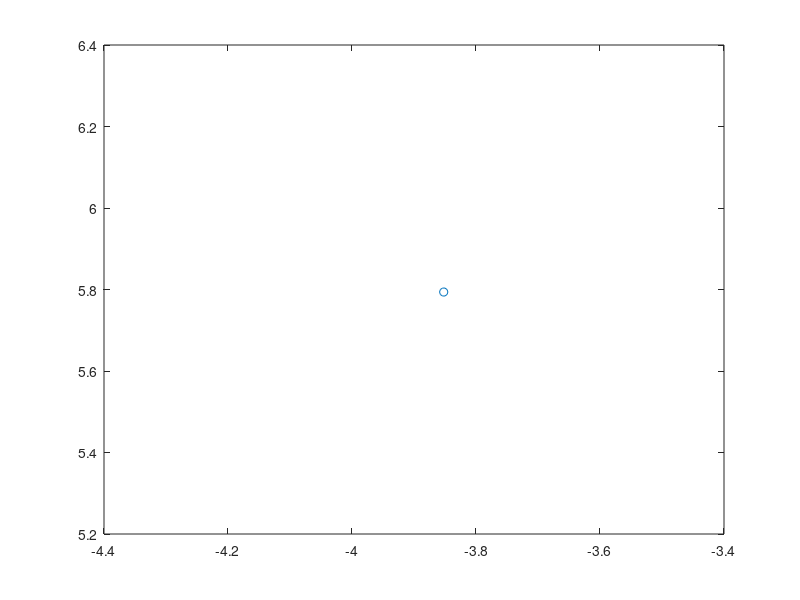

Reproduce this figure in MATLAB. (Note: this script raises an error after producing the figure.)
%
% Simulate MIMO feedback eigenvalues
%
clear;

% x = -10:1:2;
% x = [0.01,0.1,0.2,0.5,1];
% x = logspace(-2,1,100);
x = 1;
Nruns = numel(x);

dt = 2^13/125e6;
CONV = 1.6/(2^10 - 1);

E = [];VD = [];
for nn = 1:Nruns

    Gmeas = 1e5*[7.1728,-1.5479,-3.6227;-0.7099,-6.1451,-1.4022;0.0047,-0.0276,0.0918];
    G = Gmeas.*(1 + 0.0*randn(size(Gmeas)));
    tc = [0.1298,0.1256,0.1309];
    
    target_low_pass_freqs = x(nn)*[1,1,0.1];
    Ki_target = diag(2*pi*target_low_pass_freqs*dt/CONV);

    Ktmp = Gmeas\Ki_target;
    Kint = zeros(3);

    Dint = zeros(3,1);
    for row = 1:size(Kint,1)
        Dmin = min(abs(round(log2(abs(Ktmp(row,:))))));
        Dmax = max(abs(round(log2(abs(Ktmp(row,:))))));
        if Dmax - Dmin > 7
            Dint(row) = Dmax;
        else
            Dint(row) = Dmin + 7;
        end
        Kint(row,:) = Ktmp(row,:).*2.^Dint(row);
        if any(abs(Kint(row,:)) > 120)
            Dint(row) = Dint(row) - ceil(log2(max(abs(Kint(row,:)))/120));
            Kint(row,:) = Ktmp(row,:).*2.^Dint(row);
        end
    end

%     Kint = [23,-9,77;-5,-52,-97;-1,-4,87];
%     Dint = [26,27,25];
    
    K = zeros(size(G));
    for row = 1:size(K,1)
        K(row,:) = Kint(row,:)./2.^Dint(row);
    end
    K = K*CONV/dt;
    
    Decay = diag(1./tc);
    L = Decay*G*K;
    
    
    I = eye(size(K));
    M = [zeros(size(K)),I;-L,-Decay];
    E(:,nn) = eig(M);
%     Mstore(:,:,nn) = M;
%     if nn == 1
%         [VD(:,:,nn),Etmp] = eig(M);
%         E(:,nn) = diag(Etmp);
%     else
%         [VD(:,:,nn),E(:,nn)] = eigenvalue_follower(M,VD(:,:,nn - 1));
%     end
    
end

% E = eigfollower([],Mstore);

figure(10);clf;
for nn = 1:size(E,1)
    h = plot(real(E(nn,:)),imag(E(nn,:)),'o-');
    h.MarkerFaceColor = h.Color;
    hold on
end
grid on;
xlim([-8,0]);